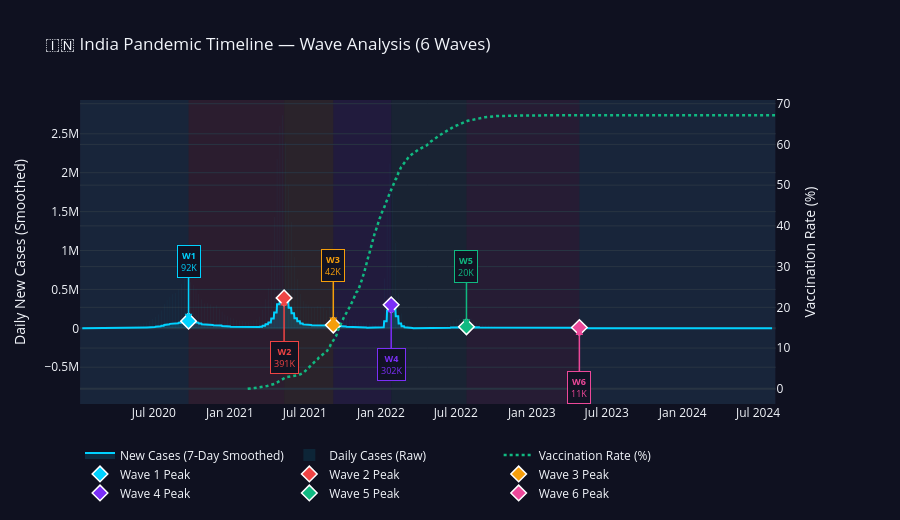

The notebook cell saved with this chart:
### Markdown cell above
## Cell 4 — India Spotlight and Wave Analysis

### Code cell
# =============================================================================
# CELL 4 — India Spotlight and Wave Analysis
# =============================================================================

india_df["date"] = pd.to_datetime(india_df["date"], errors="coerce")
india_df = india_df.sort_values("date").reset_index(drop=True)
if "new_cases_smoothed" not in india_df.columns:
    india_df["new_cases_smoothed"] = india_df["new_cases"].rolling(7, min_periods=1).mean()

WAVE_PEAK_DT = [pd.Timestamp(d) for d in [
    "2020-09-23","2021-05-12","2021-09-08","2022-01-26","2022-07-27","2023-04-26"]]

smooth_signal  = india_df["new_cases_smoothed"].fillna(0).values
scipy_peaks, _ = find_peaks(smooth_signal, distance=60, prominence=5000)
print(f"scipy detected {len(scipy_peaks)} peaks in India data.")

WAVE_COLOURS_BG = ["rgba(0,210,255,0.06)","rgba(239,68,68,0.08)","rgba(245,158,11,0.07)",
                   "rgba(123,47,247,0.07)","rgba(16,185,129,0.06)","rgba(236,72,153,0.06)"]
PEAK_COLOURS    = ["#00d2ff","#ef4444","#f59e0b","#7b2ff7","#10b981","#ec4899"]

data_start = india_df["date"].min()
data_end   = india_df["date"].max()
wave_boundaries = [data_start] + WAVE_PEAK_DT + [data_end]

fig4 = make_subplots(specs=[[{"secondary_y": True}]])

fig4.add_trace(go.Scatter(x=india_df["date"], y=india_df["new_cases_smoothed"],
                          fill="tozeroy", name="New Cases (7-Day Smoothed)",
                          fillcolor="rgba(0,210,255,0.15)", line=dict(color="#00d2ff", width=2),
                          hovertemplate="%{x|%d %b %Y}<br>Smoothed: %{y:,.0f}<extra></extra>"),
               secondary_y=False)
fig4.add_trace(go.Bar(x=india_df["date"], y=india_df["new_cases"], name="Daily Cases (Raw)",
                      marker_color="rgba(0,210,255,0.10)", marker_line_width=0), secondary_y=False)

if "vaccination_rate" in india_df.columns:
    fig4.add_trace(go.Scatter(x=india_df["date"], y=india_df["vaccination_rate"],
                              name="Vaccination Rate (%)", line=dict(color="#10b981", width=2.5, dash="dot"),
                              hovertemplate="%{x|%d %b %Y}<br>Vax: %{y:.1f}%<extra></extra>"),
                   secondary_y=True)

for i in range(len(wave_boundaries) - 1):
    fig4.add_vrect(x0=wave_boundaries[i], x1=wave_boundaries[i+1],
                   fillcolor=WAVE_COLOURS_BG[i % len(WAVE_COLOURS_BG)],
                   opacity=1, layer="below", line_width=0)

for i, (peak_date, colour) in enumerate(zip(WAVE_PEAK_DT, PEAK_COLOURS)):
    idx     = (india_df["date"] - peak_date).abs().idxmin()
    pval    = india_df.loc[idx, "new_cases_smoothed"]
    pdate   = india_df.loc[idx, "date"]
    fig4.add_trace(go.Scatter(x=[pdate], y=[pval], mode="markers",
                              name=f"Wave {i+1} Peak",
                              marker=dict(size=12, color=colour, symbol="diamond",
                                          line=dict(color="white", width=1.5))), secondary_y=False)
    fig4.add_annotation(x=pdate, y=pval,
                        text=f"<b>W{i+1}</b><br>{pval/1000:.0f}K",
                        showarrow=True, arrowhead=2, arrowcolor=colour, arrowwidth=1.5,
                        ax=0, ay=-60 if i%2==0 else 60,
                        font=dict(size=9, color=colour),
                        bgcolor="rgba(15,17,32,0.85)", bordercolor=colour,
                        borderwidth=1, borderpad=3)

fig4.update_layout(template="plotly_dark",
                   title="🇮🇳 India Pandemic Timeline — Wave Analysis (6 Waves)",
                   height=520, paper_bgcolor="#0f1120", plot_bgcolor="#1a1a2e",
                   hovermode="x unified", legend=dict(orientation="h", y=-0.12))
fig4.update_yaxes(title_text="Daily New Cases (Smoothed)", secondary_y=False)
fig4.update_yaxes(title_text="Vaccination Rate (%)", secondary_y=True)
fig4.show()

### Figure 1 — Plotly figure (JSON) as saved in the notebook; plotly's stock layout.template omitted (floating-point values rounded to 4 significant figures; data arrays with more than 128 entries replaced by an {"elided": "..."} marker saying what was removed)
{"data": [{"fill": "tozeroy", "fillcolor": "rgba(0,210,255,0.15)", "hovertemplate": "%{x|%d %b %Y}<br>Smoothed: %{y:,.0f}<extra></extra>", "line": {"color": "#00d2ff", "width": 2}, "name": "New Cases (7-Day Smoothed)", "type": "scatter", "x": {"elided": "1682 str values"}, "xaxis": "x", "y": {"elided": "1682 float values"}, "yaxis": "y"}, {"marker": {"color": "rgba(0,210,255,0.10)", "line": {"width": 0}}, "name": "Daily Cases (Raw)", "type": "bar", "x": {"elided": "1682 str values"}, "xaxis": "x", "y": {"elided": "1682 float values"}, "yaxis": "y"}, {"hovertemplate": "%{x|%d %b %Y}<br>Vax: %{y:.1f}%<extra></extra>", "line": {"color": "#10b981", "dash": "dot", "width": 2.5}, "name": "Vaccination Rate (%)", "type": "scatter", "x": {"elided": "1682 str values"}, "xaxis": "x", "y": {"elided": "1682 float values"}, "yaxis": "y2"}, {"marker": {"color": "#00d2ff", "line": {"color": "white", "width": 1.5}, "size": 12, "symbol": "diamond"}, "mode": "markers", "name": "Wave 1 Peak", "type": "scatter", "x": ["2020-09-23T00:00:00"], "xaxis": "x", "y": [92320.0], "yaxis": "y"}, {"marker": {"color": "#ef4444", "line": {"color": "white", "width": 1.5}, "size": 12, "symbol": "diamond"}, "mode": "markers", "name": "Wave 2 Peak", "type": "scatter", "x": ["2021-05-12T00:00:00"], "xaxis": "x", "y": [391300.0], "yaxis": "y"}, {"marker": {"color": "#f59e0b", "line": {"color": "white", "width": 1.5}, "size": 12, "symbol": "diamond"}, "mode": "markers", "name": "Wave 3 Peak", "type": "scatter", "x": ["2021-09-08T00:00:00"], "xaxis": "x", "y": [41949], "yaxis": "y"}, {"marker": {"color": "#7b2ff7", "line": {"color": "white", "width": 1.5}, "size": 12, "symbol": "diamond"}, "mode": "markers", "name": "Wave 4 Peak", "type": "scatter", "x": ["2022-01-26T00:00:00"], "xaxis": "x", "y": [302200.0], "yaxis": "y"}, {"marker": {"color": "#10b981", "line": {"color": "white", "width": 1.5}, "size": 12, "symbol": "diamond"}, "mode": "markers", "name": "Wave 5 Peak", "type": "scatter", "x": ["2022-07-27T00:00:00"], "xaxis": "x", "y": [19740.0], "yaxis": "y"}, {"marker": {"color": "#ec4899", "line": {"color": "white", "width": 1.5}, "size": 12, "symbol": "diamond"}, "mode": "markers", "name": "Wave 6 Peak", "type": "scatter", "x": ["2023-04-26T00:00:00"], "xaxis": "x", "y": [10550.0], "yaxis": "y"}], "layout": {"annotations": [{"arrowcolor": "#00d2ff", "arrowhead": 2, "arrowwidth": 1.5, "ax": 0, "ay": -60, "bgcolor": "rgba(15,17,32,0.85)", "bordercolor": "#00d2ff", "borderpad": 3, "borderwidth": 1, "font": {"color": "#00d2ff", "size": 9}, "showarrow": true, "text": "<b>W1</b><br>92K", "x": "2020-09-23T00:00:00", "y": 92320.0}, {"arrowcolor": "#ef4444", "arrowhead": 2, "arrowwidth": 1.5, "ax": 0, "ay": 60, "bgcolor": "rgba(15,17,32,0.85)", "bordercolor": "#ef4444", "borderpad": 3, "borderwidth": 1, "font": {"color": "#ef4444", "size": 9}, "showarrow": true, "text": "<b>W2</b><br>391K", "x": "2021-05-12T00:00:00", "y": 391300.0}, {"arrowcolor": "#f59e0b", "arrowhead": 2, "arrowwidth": 1.5, "ax": 0, "ay": -60, "bgcolor": "rgba(15,17,32,0.85)", "bordercolor": "#f59e0b", "borderpad": 3, "borderwidth": 1, "font": {"color": "#f59e0b", "size": 9}, "showarrow": true, "text": "<b>W3</b><br>42K", "x": "2021-09-08T00:00:00", "y": 41949}, {"arrowcolor": "#7b2ff7", "arrowhead": 2, "arrowwidth": 1.5, "ax": 0, "ay": 60, "bgcolor": "rgba(15,17,32,0.85)", "bordercolor": "#7b2ff7", "borderpad": 3, "borderwidth": 1, "font": {"color": "#7b2ff7", "size": 9}, "showarrow": true, "text": "<b>W4</b><br>302K", "x": "2022-01-26T00:00:00", "y": 302200.0}, {"arrowcolor": "#10b981", "arrowhead": 2, "arrowwidth": 1.5, "ax": 0, "ay": -60, "bgcolor": "rgba(15,17,32,0.85)", "bordercolor": "#10b981", "borderpad": 3, "borderwidth": 1, "font": {"color": "#10b981", "size": 9}, "showarrow": true, "text": "<b>W5</b><br>20K", "x": "2022-07-27T00:00:00", "y": 19740.0}, {"arrowcolor": "#ec4899", "arrowhead": 2, "arrowwidth": 1.5, "ax": 0, "ay": 60, "bgcolor": "rgba(15,17,32,0.85)", "bordercolor": "#ec4899", "borderpad": 3, "borderwidth": 1, "font": {"color": "#ec4899", "size": 9}, "showarrow": true, "text": "<b>W6</b><br>11K", "x": "2023-04-26T00:00:00", "y": 10550.0}], "height": 520, "hovermode": "x unified", "legend": {"orientation": "h", "y": -0.12}, "paper_bgcolor": "#0f1120", "plot_bgcolor": "#1a1a2e", "shapes": [{"fillcolor": "rgba(0,210,255,0.06)", "layer": "below", "line": {"width": 0}, "opacity": 1, "type": "rect", "x0": "2020-01-05T00:00:00", "x1": "2020-09-23T00:00:00", "xref": "x", "y0": 0, "y1": 1, "yref": "y domain"}, {"fillcolor": "rgba(239,68,68,0.08)", "layer": "below", "line": {"width": 0}, "opacity": 1, "type": "rect", "x0": "2020-09-23T00:00:00", "x1": "2021-05-12T00:00:00", "xref": "x", "y0": 0, "y1": 1, "yref": "y domain"}, {"fillcolor": "rgba(245,158,11,0.07)", "layer": "below", "line": {"width": 0}, "opacity": 1, "type": "rect", "x0": "2021-05-12T00:00:00", "x1": "2021-09-08T00:00:00", "xref": "x", "y0": 0, "y1": 1, "yref": "y domain"}, {"fillcolor": "rgba(123,47,247,0.07)", "layer": "below", "line": {"width": 0}, "opacity": 1, "type": "rect", "x0": "2021-09-08T00:00:00", "x1": "2022-01-26T00:00:00", "xref": "x", "y0": 0, "y1": 1, "yref": "y domain"}, {"fillcolor": "rgba(16,185,129,0.06)", "layer": "below", "line": {"width": 0}, "opacity": 1, "type": "rect", "x0": "2022-01-26T00:00:00", "x1": "2022-07-27T00:00:00", "xref": "x", "y0": 0, "y1": 1, "yref": "y domain"}, {"fillcolor": "rgba(236,72,153,0.06)", "layer": "below", "line": {"width": 0}, "opacity": 1, "type": "rect", "x0": "2022-07-27T00:00:00", "x1": "2023-04-26T00:00:00", "xref": "x", "y0": 0, "y1": 1, "yref": "y domain"}, {"fillcolor": "rgba(0,210,255,0.06)", "layer": "below", "line": {"width": 0}, "opacity": 1, "type": "rect", "x0": "2023-04-26T00:00:00", "x1": "2024-08-12T00:00:00", "xref": "x", "y0": 0, "y1": 1, "yref": "y domain"}], "title": {"text": "🇮🇳 India Pandemic Timeline — Wave Analysis (6 Waves)"}, "xaxis": {"anchor": "y", "domain": [0, 0.94]}, "yaxis": {"anchor": "x", "domain": [0, 1], "title": {"text": "Daily New Cases (Smoothed)"}}, "yaxis2": {"anchor": "x", "overlaying": "y", "side": "right", "title": {"text": "Vaccination Rate (%)"}}}}
